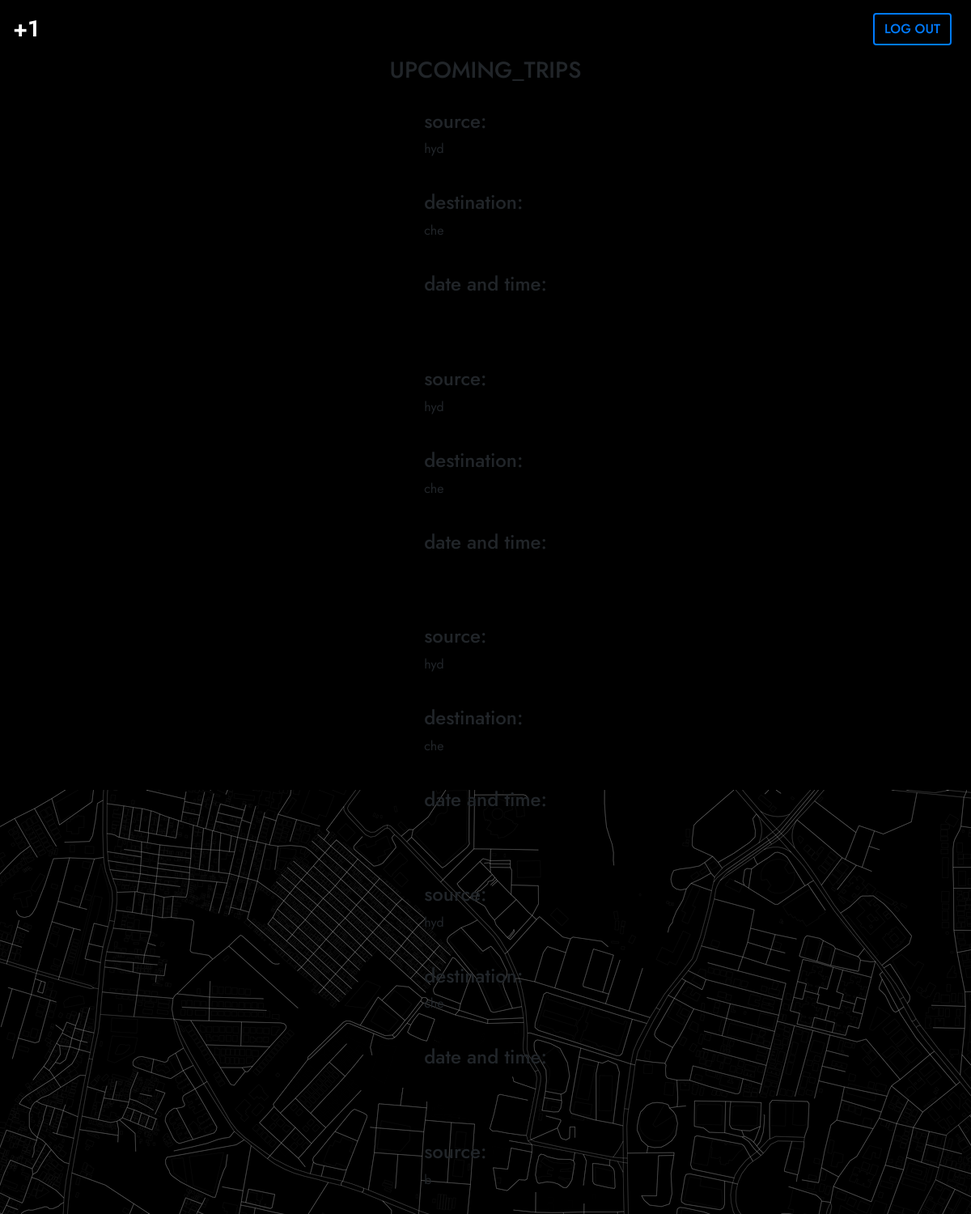
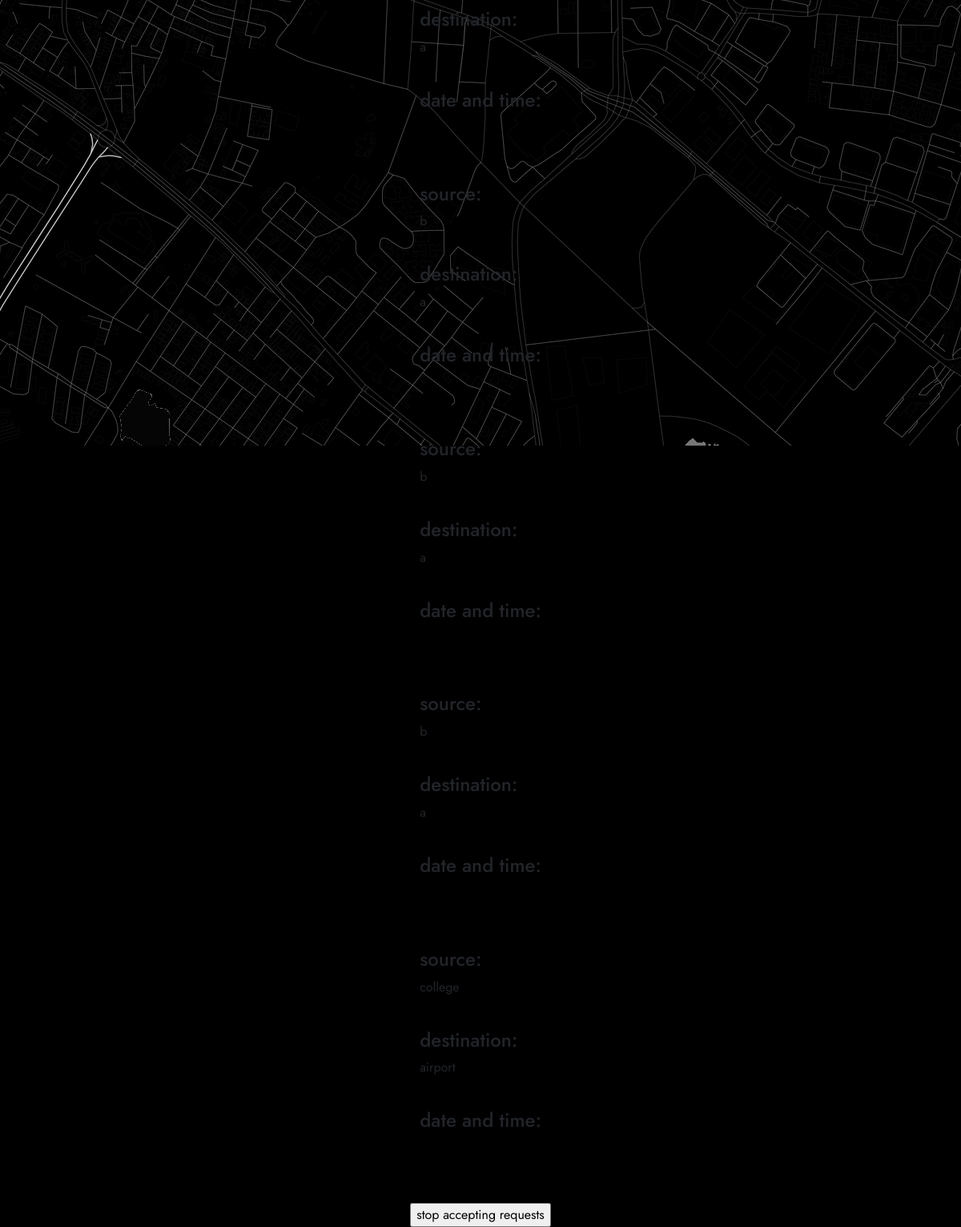
Screenshot of /activity/ (signed in) with the database file from the repository (2 pictures, top to bottom).
### action/models.py (models this page shows)
class Trip(models.Model):
    source = models.CharField(max_length = 100, choices = TAG_LIST, default = 'college')
    destination = models.CharField(max_length = 100, choices = TAG_LIST, default = 'airport')
    journey_date = models.DateField(default = timezone.now)
    journey_time = models.TimeField(default = def_time)
    is_active = models.BooleanField(default = False)
    owner = models.CharField(max_length = 100, null = True, blank = True)

### action/views.py (the view)
# urls.py: path("activity/", activity, name="activity"),
def activity(request, *args, **kwargs):
    trips = []
    req = []
    trips = Trip.objects.all()
    for trip in trips:
        if request.user.username == trip.owner:
            req.append(trip)
    context = {
        'feeds' : req,
        'hidemy': True
    }
    return render(request, "activity.html", context)

### action/templates/activity.html (shortened to what this page needs)
{% extends "base.html" %}
{% block body %}
<h3>UPCOMING_TRIPS</h3><br>
    {% for feed in feeds %}
    <div>
        <h4>source:</h4><p>{{ feed.source }}</p><br>
        <h4>destination:</h4><p>{{ feed.destination }}</p><br>
        <h4>date and time:</h4><p>{{ feed.journey_datetime }}</p><br>
        <br><br>
    </div>
    {% endfor %}
    <form action="stop/">
        <input type="submit" value="stop accepting requests">
    </form>
{% endblock %}

### action/templates/base.html (shortened to what this page needs)
{% load static %}
<!DOCTYPE html>
<html lang="en">
<head>
    <link rel="stylesheet" href="https://stackpath.bootstrapcdn.com/bootstrap/4.3.1/css/bootstrap.min.css">
    <link rel="stylesheet" type="text/css" href="{% static 'action/style.css' %}">
</head>
<nav class="navbar navbar-expand-md navbar-dark navbar-black fixed-top bg-dark">
    <a class="po-icon" href="/"> +1 </a>
    <div class="ml-auto btn-container">
        <form class="form-inline my-2">
            <button class="btn btn-outline-primary outline-btn nav-btn mx-2" type="submit"> LOG OUT </button>
        </form>
    </div>
</nav>
<body class="main-bg">
    <div class="container-fluid centered" style="padding-top: 70px;">
        {% block body %} {% endblock %}
    </div>
</body>
</html>

### action/static/action/style.css (style rules this page uses)
* { font-family: 'Jost'; }
body { background-color: black; }
.centered { display: flex; align-items: center; justify-content: center; flex-direction: column; }
.main-bg { height: 100vh; background-image: url('/static/action/hyd_zoom.png'); background-repeat: no-repeat; background-position: center; background-attachment: fixed; background-color: black; }
.navbar-black { background-color: #00000000 !important; }
.nav-btn { font-weight: 500; }
.btn-container { display: flex; flex-direction: row; }
.outline-btn { border-width: 2px !important; font-weight: 500; }
.po-icon { font-weight: 600; font-size: 28px; color: white; }

### rows the page displays
Trip: source "hyd", destination "che"
Trip: source "hyd", destination "che"
Trip: source "hyd", destination "che"
Trip: source "hyd", destination "che"
Trip: source "b", destination "a"
Trip: source "b", destination "a"
Trip: source "b", destination "a"
Trip: source "b", destination "a"
Trip: source "college", destination "airport"
